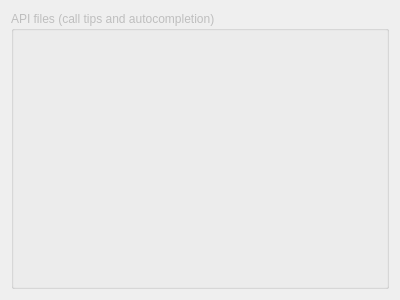
<?xml version="1.0" encoding="UTF-8"?>
<ui version="4.0">
 <class>Form</class>
 <widget class="QWidget" name="Form">
  <property name="geometry">
   <rect>
    <x>0</x>
    <y>0</y>
    <width>400</width>
    <height>300</height>
   </rect>
  </property>
  <property name="windowTitle">
   <string>Form</string>
  </property>
  <layout class="QVBoxLayout" name="verticalLayout">
   <item>
    <widget class="pFileListEditor" name="groupBox">
     <property name="enabled">
      <bool>false</bool>
     </property>
     <property name="title">
      <string>API files (call tips and autocompletion)</string>
     </property>
    </widget>
   </item>
  </layout>
 </widget>
 <customwidgets>
  <customwidget>
   <class>pFileListEditor</class>
   <extends>QGroupBox</extends>
   <header>PyQt4/fresh.h</header>
   <container>1</container>
  </customwidget>
 </customwidgets>
 <resources/>
 <connections/>
</ui>
